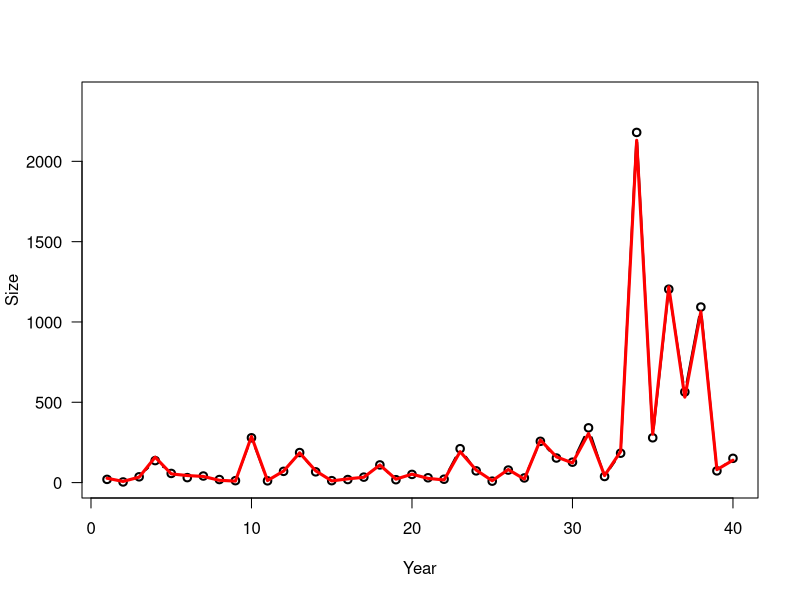

Generate this figure with R:
data.fn <- function(n = 40, alpha = 3.5576, beta1 = -0.0912, beta2 = 0.0091, beta3 = -0.00014, sd = 1) {
  year <- 1:n
  eps <- rnorm(n = n, mean = 0, sd = sd)
  log.expected.count <- alpha + beta1 * year + beta2 * year^2 + beta3 * year^3 + eps
  expected.count <- exp(log.expected.count)
  C <- rpois(n = n, lambda = expected.count)
  plot(year, C, type = "b", lwd = 2, main = "", las = 1, ylab = "Size", xlab = "Year", ylim = c(0, 1.1*max(C)))
  lines(year, expected.count, type = "l", lwd = 3, col = "red")
  return(list(n = n, alpha = alpha, beta1 = beta1, beta2 = beta2, beta3 = beta3, year = year, sd = sd, expected.count = expected.count, C = C))
}

data <- data.fn()


